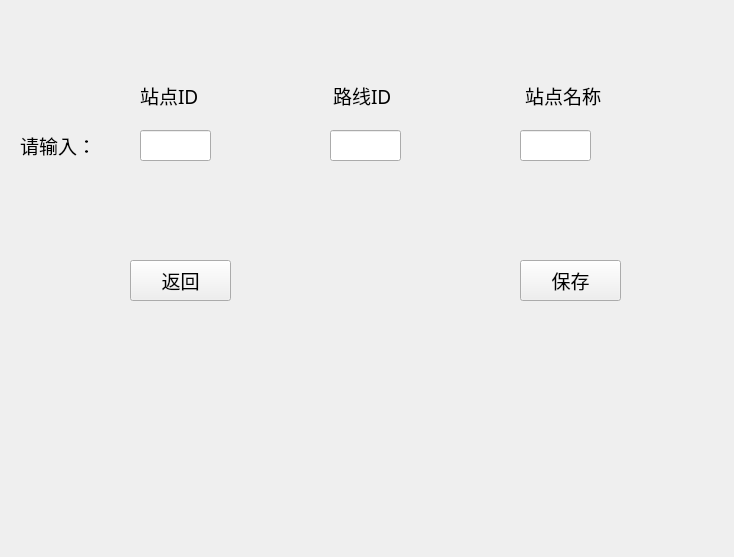
<?xml version="1.0" encoding="UTF-8"?>
<ui version="4.0">
 <class>zj</class>
 <widget class="QWidget" name="zj">
  <property name="geometry">
   <rect>
    <x>0</x>
    <y>0</y>
    <width>734</width>
    <height>557</height>
   </rect>
  </property>
  <property name="minimumSize">
   <size>
    <width>734</width>
    <height>557</height>
   </size>
  </property>
  <property name="font">
   <font>
    <family>宋体</family>
    <pointsize>14</pointsize>
   </font>
  </property>
  <property name="windowTitle">
   <string>Form</string>
  </property>
  <widget class="QLineEdit" name="L3">
   <property name="geometry">
    <rect>
     <x>520</x>
     <y>130</y>
     <width>71</width>
     <height>31</height>
    </rect>
   </property>
  </widget>
  <widget class="QLineEdit" name="L2">
   <property name="geometry">
    <rect>
     <x>330</x>
     <y>130</y>
     <width>71</width>
     <height>31</height>
    </rect>
   </property>
  </widget>
  <widget class="QWidget" name="layoutWidget">
   <property name="geometry">
    <rect>
     <x>140</x>
     <y>70</y>
     <width>461</width>
     <height>51</height>
    </rect>
   </property>
   <layout class="QHBoxLayout" name="horizontalLayout">
    <item>
     <widget class="QLabel" name="label">
      <property name="text">
       <string>站点ID</string>
      </property>
     </widget>
    </item>
    <item>
     <spacer name="horizontalSpacer">
      <property name="orientation">
       <enum>Qt::Horizontal</enum>
      </property>
      <property name="sizeHint" stdset="0">
       <size>
        <width>40</width>
        <height>20</height>
       </size>
      </property>
     </spacer>
    </item>
    <item>
     <widget class="QLabel" name="label_3">
      <property name="text">
       <string>路线ID</string>
      </property>
     </widget>
    </item>
    <item>
     <spacer name="horizontalSpacer_2">
      <property name="orientation">
       <enum>Qt::Horizontal</enum>
      </property>
      <property name="sizeHint" stdset="0">
       <size>
        <width>40</width>
        <height>20</height>
       </size>
      </property>
     </spacer>
    </item>
    <item>
     <widget class="QLabel" name="label_14">
      <property name="text">
       <string>站点名称</string>
      </property>
     </widget>
    </item>
   </layout>
  </widget>
  <widget class="QLineEdit" name="L1">
   <property name="geometry">
    <rect>
     <x>140</x>
     <y>130</y>
     <width>71</width>
     <height>31</height>
    </rect>
   </property>
  </widget>
  <widget class="QLabel" name="label_2">
   <property name="geometry">
    <rect>
     <x>20</x>
     <y>130</y>
     <width>81</width>
     <height>31</height>
    </rect>
   </property>
   <property name="text">
    <string>请输入：</string>
   </property>
  </widget>
  <widget class="QPushButton" name="PB_baocun">
   <property name="geometry">
    <rect>
     <x>520</x>
     <y>260</y>
     <width>101</width>
     <height>41</height>
    </rect>
   </property>
   <property name="text">
    <string>保存</string>
   </property>
  </widget>
  <widget class="QPushButton" name="pb1">
   <property name="geometry">
    <rect>
     <x>130</x>
     <y>260</y>
     <width>101</width>
     <height>41</height>
    </rect>
   </property>
   <property name="text">
    <string>返回</string>
   </property>
  </widget>
 </widget>
 <resources/>
 <connections/>
</ui>
